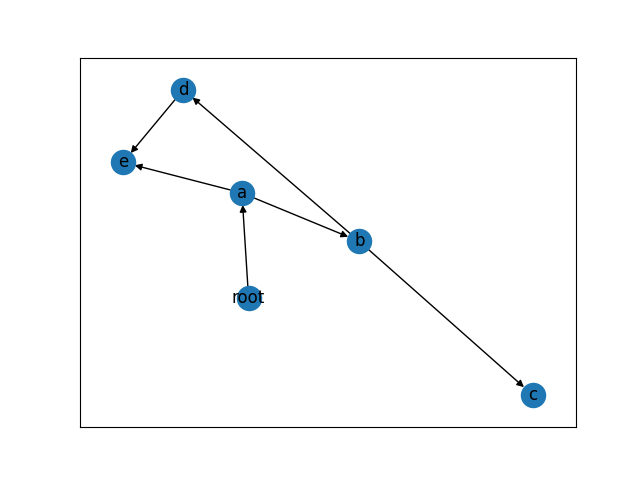

Write Python code to recreate this figure.
"""
Building Directed Acyclic Graphs.
An acyclic graph is when a node can’t reach itself
"""

import networkx as nx

# for visualization
from matplotlib import pyplot as plt

graph = nx.DiGraph()
graph.add_edges_from([("root", "a"), ("a", "b"), ("a", "e"), ("b", "c"), ("b", "d"), ("d", "e")])
nodes = graph.nodes()

shortest_path = nx.shortest_path(graph, "root", "e")
longest_path = nx.dag_longest_path(graph)
print(shortest_path)
print(longest_path)

"""Nodes in a DAG can be topologically sorted"""
topological_sort = list(nx.topological_sort(graph))
print(topological_sort)

"""Check to make sure the graph is directed"""
is_directed = nx.is_directed(graph)
print(is_directed)

is_directed_acyc_graph = nx.is_directed_acyclic_graph(graph)
print(is_directed_acyc_graph)

"""Visualization"""
plt.tight_layout()
nx.draw_networkx(graph, arrows=True)
plt.savefig("DAG.png", format="PNG")
plt.clf()


